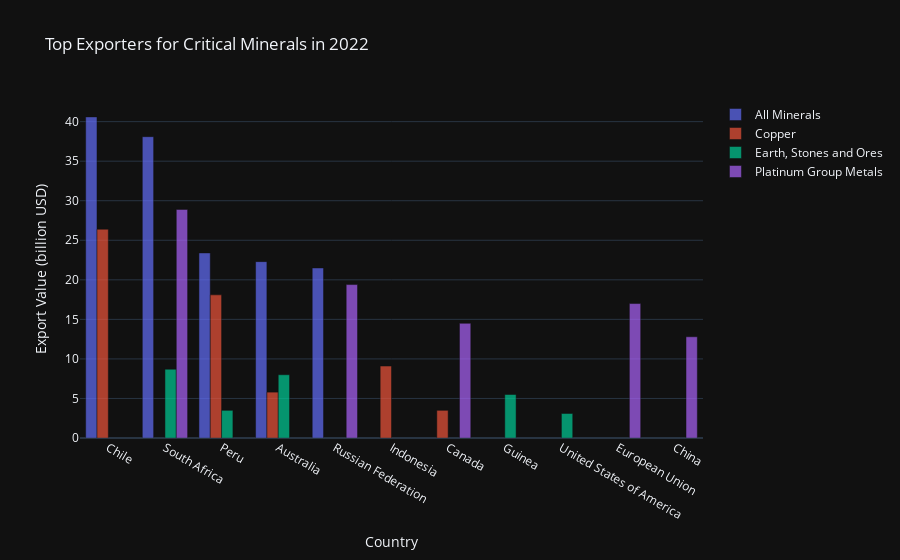

Notebook code for this chart:
### Code cell
# Melt the DataFrame to have one column for year and one column for export values
df_melted = df_critical_materials_exports.melt(id_vars=['Mineral', 'Country'], var_name='Year', value_name='Export_Value')

# Rename 
df_melted['Mineral'] = df_melted['Mineral'].replace({'PGM, rare earth and other ': 'Platinum Group Metals'})

# Filter data for the year 2022
df_2022 = df_melted[df_melted['Year'] == '2022']

# Group by mineral
grouped = df_2022.groupby('Mineral')

top_exporters_2022 = {}
for mineral, group in grouped:
    top_exporters_2022[mineral] = group.nlargest(5, 'Export_Value')

# Create traces for each mineral
data = []
for mineral, top in top_exporters_2022.items():
    data.append(go.Bar(x=top['Country'], y=top['Export_Value'], name=mineral, opacity=0.7))

layout = go.Layout(
    title='Top Exporters for Critical Minerals in 2022',
    xaxis=dict(title='Country'),
    yaxis=dict(title='Export Value (billion USD)')
)

fig20 = go.Figure(data=data, layout=layout)

fig20.add_annotation(
    text="Source: Our World in Data 2024",
    xref="paper", yref="paper",
    x=0, y=-0.5,
    showarrow=False,
    font=dict(size=10, color="grey")
)
fig20.update_layout(template="plotly_dark")
fig20.show()

### Figure 1 — Plotly figure (JSON) as saved in the notebook; plotly's stock layout.template omitted (floating-point values rounded to 4 significant figures)
{"data": [{"name": "All Minerals", "opacity": 0.7, "type": "bar", "x": ["Chile", "South Africa", "Peru", "Australia", "Russian Federation"], "y": [40.6, 38.1, 23.4, 22.3, 21.5]}, {"name": "Copper", "opacity": 0.7, "type": "bar", "x": ["Chile", "Peru", "Indonesia", "Australia", "Canada"], "y": [26.4, 18.1, 9.1, 5.8, 3.5]}, {"name": "Earth, Stones and Ores", "opacity": 0.7, "type": "bar", "x": ["South Africa", "Australia", "Guinea", "Peru", "United States of America"], "y": [8.7, 8, 5.5, 3.5, 3.1]}, {"name": "Platinum Group Metals", "opacity": 0.7, "type": "bar", "x": ["South Africa", "Russian Federation", "European Union", "Canada", "China"], "y": [28.9, 19.4, 17, 14.5, 12.8]}], "layout": {"annotations": [{"font": {"color": "grey", "size": 10}, "showarrow": false, "text": "Source: Our World in Data 2024", "x": 0, "xref": "paper", "y": -0.5, "yref": "paper"}], "title": {"text": "Top Exporters for Critical Minerals in 2022"}, "xaxis": {"title": {"text": "Country"}}, "yaxis": {"title": {"text": "Export Value (billion USD)"}}}}
